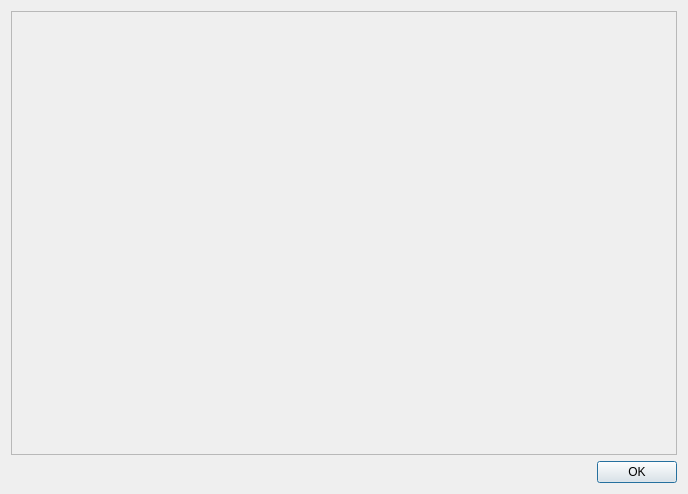
<?xml version="1.0" encoding="UTF-8"?>
<ui version="4.0">
 <class>LicenseDialog</class>
 <widget class="QDialog" name="LicenseDialog">
  <property name="geometry">
   <rect>
    <x>0</x>
    <y>0</y>
    <width>688</width>
    <height>494</height>
   </rect>
  </property>
  <property name="windowTitle">
   <string>Licenses</string>
  </property>
  <layout class="QVBoxLayout" name="verticalLayout">
   <item>
    <widget class="QScrollArea" name="m_scrollArea">
     <property name="widgetResizable">
      <bool>true</bool>
     </property>
     <widget class="QWidget" name="scrollAreaWidgetContents">
      <property name="geometry">
       <rect>
        <x>0</x>
        <y>0</y>
        <width>668</width>
        <height>444</height>
       </rect>
      </property>
     </widget>
    </widget>
   </item>
   <item>
    <layout class="QHBoxLayout" name="horizontalLayout">
     <item>
      <spacer name="horizontalSpacer">
       <property name="orientation">
        <enum>Qt::Horizontal</enum>
       </property>
       <property name="sizeHint" stdset="0">
        <size>
         <width>40</width>
         <height>20</height>
        </size>
       </property>
      </spacer>
     </item>
     <item>
      <widget class="QPushButton" name="m_ok">
       <property name="text">
        <string>OK</string>
       </property>
      </widget>
     </item>
    </layout>
   </item>
  </layout>
 </widget>
 <resources/>
 <connections>
  <connection>
   <sender>m_ok</sender>
   <signal>clicked()</signal>
   <receiver>LicenseDialog</receiver>
   <slot>accept()</slot>
   <hints>
    <hint type="sourcelabel">
     <x>637</x>
     <y>472</y>
    </hint>
    <hint type="destinationlabel">
     <x>343</x>
     <y>246</y>
    </hint>
   </hints>
  </connection>
 </connections>
</ui>
